Frame 1 (no input): blank canvas, image omitted
Frame 60 (the mouse pressed at the canvas centre just before this capture): blank canvas, image omitted
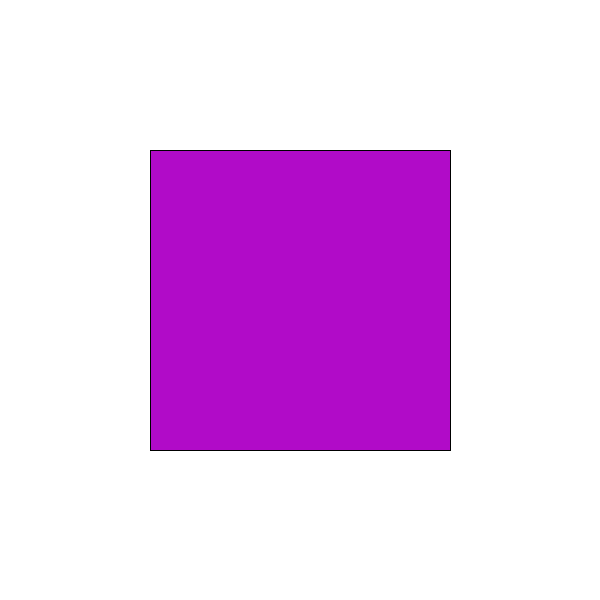
Frame 120 (the mouse held since frame 60 and released just before this capture)

The Processing sketch whose frames 1 and 60 were blank and that drew this single picture after the mouse press (run headless with seeded random() and noise(); from frame 60 on, the mouse is pressed at the canvas centre):

// Processing sketch: W14_01
// ── W14_01.pde
// this program draws a rectangle to the center of the screen.
// as shown in the gif, use map() and other means to use the mouse
// position to change attributes of the rectangle. 

// when mouseY is at height, the rectangle should be the width 
// and height of the screen.

// when mouseX is at 0, the rect should be red. when mouseX
// is at width, it should be blue.

// moving the mouse from the left to the right side of the screen
// should result in the rectangle doing one full rotation (360 degrees).


void setup() {
  size(600, 600);
  rectMode(CENTER);
  colorMode(HSB);
}

void draw() {
  background(255);
  
  pushMatrix();
  translate(width/2, height/2);

  
  // map the value of s here
  float theta = map(mouseX, 0, width, 0, TWO_PI); 

   rotate(theta);
  
  // map the color here (hint try using either lerpColor or HSB color mode)
  //color c = color(255);
  float c = map(mouseX, 0, width, 160, 255);
  
  fill(c, 240, 200);
  rect(0, 0, mouseY, mouseY);
  popMatrix();
}
